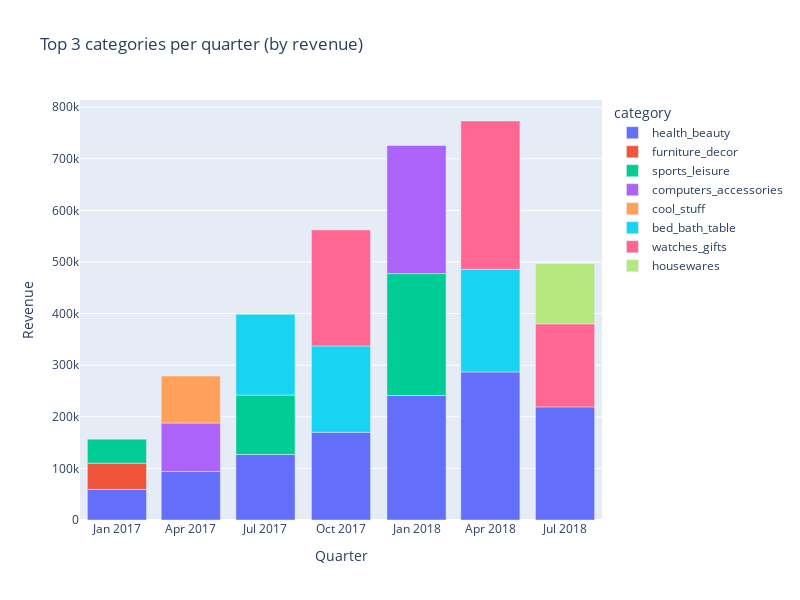

Notebook cell for this chart:
### Code cell
quarter_cat = _read_sql("quarterly_cat_rev_view")
fig = px.bar(
    quarter_cat, 
    x="quarter", 
    y="total", 
    color="category", 
    title="Top 3 categories per quarter (by revenue)",
    labels={
        "total" : "Revenue",
        "quarter" : "Quarter"
    },
    width=800,
    height=600
)
fig

### Figure 1 — Plotly figure (JSON) as saved in the notebook; plotly's stock layout.template omitted (floating-point values rounded to 4 significant figures)
{"data": [{"hovertemplate": "category=health_beauty<br>Quarter=%{x}<br>Revenue=%{y}<extra></extra>", "legendgroup": "health_beauty", "marker": {"color": "#636efa", "pattern": {"shape": ""}}, "name": "health_beauty", "orientation": "v", "showlegend": true, "textposition": "auto", "type": "bar", "x": ["2017-01-01T00:00:00.000000000", "2017-04-01T00:00:00.000000000", "2017-07-01T00:00:00.000000000", "2017-10-01T00:00:00.000000000", "2018-01-01T00:00:00.000000000", "2018-04-01T00:00:00.000000000", "2018-07-01T00:00:00.000000000"], "xaxis": "x", "y": [59220.0, 93920.0, 127000.0, 169900.0, 241400.0, 286900.0, 219200.0], "yaxis": "y"}, {"hovertemplate": "category=furniture_decor<br>Quarter=%{x}<br>Revenue=%{y}<extra></extra>", "legendgroup": "furniture_decor", "marker": {"color": "#EF553B", "pattern": {"shape": ""}}, "name": "furniture_decor", "orientation": "v", "showlegend": true, "textposition": "auto", "type": "bar", "x": ["2017-01-01T00:00:00.000000000"], "xaxis": "x", "y": [50920.0], "yaxis": "y"}, {"hovertemplate": "category=sports_leisure<br>Quarter=%{x}<br>Revenue=%{y}<extra></extra>", "legendgroup": "sports_leisure", "marker": {"color": "#00cc96", "pattern": {"shape": ""}}, "name": "sports_leisure", "orientation": "v", "showlegend": true, "textposition": "auto", "type": "bar", "x": ["2017-01-01T00:00:00.000000000", "2017-07-01T00:00:00.000000000", "2018-01-01T00:00:00.000000000"], "xaxis": "x", "y": [46510.0, 115100.0, 236200.0], "yaxis": "y"}, {"hovertemplate": "category=computers_accessories<br>Quarter=%{x}<br>Revenue=%{y}<extra></extra>", "legendgroup": "computers_accessories", "marker": {"color": "#ab63fa", "pattern": {"shape": ""}}, "name": "computers_accessories", "orientation": "v", "showlegend": true, "textposition": "auto", "type": "bar", "x": ["2017-04-01T00:00:00.000000000", "2018-01-01T00:00:00.000000000"], "xaxis": "x", "y": [94030.0, 248300.0], "yaxis": "y"}, {"hovertemplate": "category=cool_stuff<br>Quarter=%{x}<br>Revenue=%{y}<extra></extra>", "legendgroup": "cool_stuff", "marker": {"color": "#FFA15A", "pattern": {"shape": ""}}, "name": "cool_stuff", "orientation": "v", "showlegend": true, "textposition": "auto", "type": "bar", "x": ["2017-04-01T00:00:00.000000000"], "xaxis": "x", "y": [90990.0], "yaxis": "y"}, {"hovertemplate": "category=bed_bath_table<br>Quarter=%{x}<br>Revenue=%{y}<extra></extra>", "legendgroup": "bed_bath_table", "marker": {"color": "#19d3f3", "pattern": {"shape": ""}}, "name": "bed_bath_table", "orientation": "v", "showlegend": true, "textposition": "auto", "type": "bar", "x": ["2017-07-01T00:00:00.000000000", "2017-10-01T00:00:00.000000000", "2018-04-01T00:00:00.000000000"], "xaxis": "x", "y": [156500.0, 167400.0, 199100.0], "yaxis": "y"}, {"hovertemplate": "category=watches_gifts<br>Quarter=%{x}<br>Revenue=%{y}<extra></extra>", "legendgroup": "watches_gifts", "marker": {"color": "#FF6692", "pattern": {"shape": ""}}, "name": "watches_gifts", "orientation": "v", "showlegend": true, "textposition": "auto", "type": "bar", "x": ["2017-10-01T00:00:00.000000000", "2018-04-01T00:00:00.000000000", "2018-07-01T00:00:00.000000000"], "xaxis": "x", "y": [224900.0, 287200.0, 161000.0], "yaxis": "y"}, {"hovertemplate": "category=housewares<br>Quarter=%{x}<br>Revenue=%{y}<extra></extra>", "legendgroup": "housewares", "marker": {"color": "#B6E880", "pattern": {"shape": ""}}, "name": "housewares", "orientation": "v", "showlegend": true, "textposition": "auto", "type": "bar", "x": ["2018-07-01T00:00:00.000000000"], "xaxis": "x", "y": [116600.0], "yaxis": "y"}], "layout": {"barmode": "relative", "height": 600, "legend": {"title": {"text": "category"}, "tracegroupgap": 0}, "title": {"text": "Top 3 categories per quarter (by revenue)"}, "width": 800, "xaxis": {"anchor": "y", "domain": [0, 1], "title": {"text": "Quarter"}}, "yaxis": {"anchor": "x", "domain": [0, 1], "title": {"text": "Revenue"}}}}
